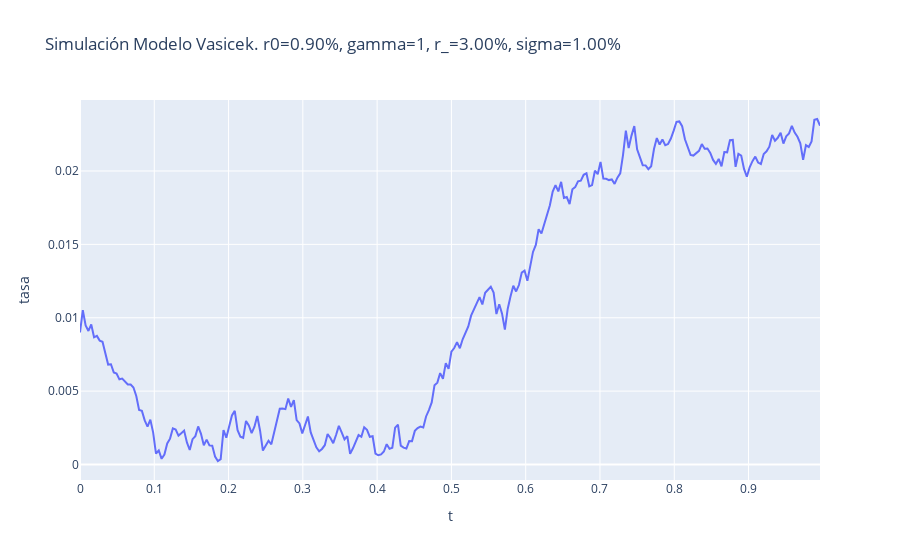

The code cell stored with this chart in its notebook:
### Code cell
sim = vasicek_path(r0, gamma, r_, sigma)
df_sim = pd.DataFrame(sim, columns=['t', 'tasa'])
fig = px.line(
    df_sim, x='t',
    y='tasa',
    title=f'Simulación Modelo Vasicek. r0={r0:.2%}, gamma={gamma}, r_={r_:.2%}, sigma={sigma:.2%}'
)
fig.show()

### Figure 1 — Plotly figure (JSON) as saved in the notebook; plotly's stock layout.template omitted (floating-point values rounded to 4 significant figures; data arrays with more than 128 entries replaced by an {"elided": "..."} marker saying what was removed)
{"data": [{"hovertemplate": "t=%{x}<br>tasa=%{y}<extra></extra>", "legendgroup": "", "line": {"color": "#636efa", "dash": "solid"}, "mode": "lines", "name": "", "orientation": "v", "showlegend": false, "type": "scatter", "x": {"elided": "264 float values"}, "xaxis": "x", "y": {"elided": "264 float values"}, "yaxis": "y"}], "layout": {"legend": {"tracegroupgap": 0}, "title": {"text": "Simulación Modelo Vasicek. r0=0.90%, gamma=1, r_=3.00%, sigma=1.00%"}, "xaxis": {"anchor": "y", "domain": [0, 1], "title": {"text": "t"}}, "yaxis": {"anchor": "x", "domain": [0, 1], "title": {"text": "tasa"}}}}
